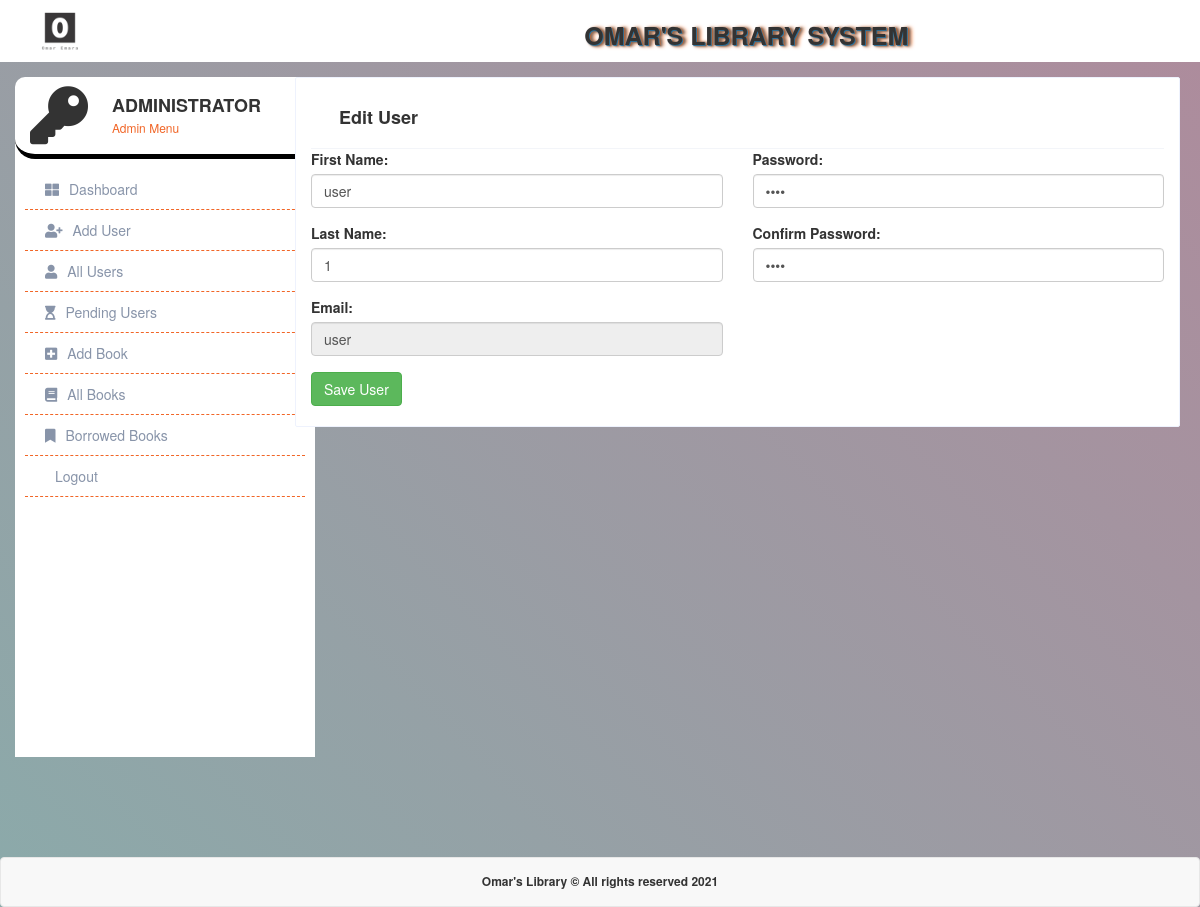
The app's page /admin-dashboard.php?menu=edit-user&id=1 (signed in) with its own data.
### tables this page shows
CREATE TABLE `user` (
  `user_id` int(11) NOT NULL,
  `user_email` varchar(100) NOT NULL,
  `first_name` varchar(30) NOT NULL,
  `last_name` varchar(30) NOT NULL,
  `is_valid` tinyint(1) NOT NULL,
  `password` varchar(30) NOT NULL
);

### functions/main.php (called while the page is built, shortened)
<?php
function getAdminInfoByid($conn, $adminid){
		$sql = mysqli_query($conn, "SELECT * FROM admin WHERE admin_id='$adminid'");
		$rw = mysqli_fetch_array($sql);
		return $rw;
}
function getUserInfoByid($conn, $userid){
		$sql = mysqli_query($conn, "SELECT * FROM user WHERE user_id='$userid'");
		$rw = mysqli_fetch_array($sql);
		return $rw;
}
?>

### includes/inc.edit-user.php (the view, shortened to what this page needs)
<div class="dashboard-caption col-lg-9 col-md-4">
<?php
    if(isset($_GET['id'])){
        $userinfo = getUserInfoByid($conn, $_GET['id']);
    }
?>
<form action="" method="post" enctype="multipart/form-data">
<div class="row">
    <div class="col-lg-12">
          <div class="dashboard-caption-header">
                <h4><i class="fa fa-pencil" aria-hidden="true"></i>Edit User</h4>
            </div>
    </div>
    <div class="col-lg-6">
        <div class="card">
            <div class="card-body">
                <div class="form-group">
                   <label class = "control-label">First Name:</label>
                        <input type = "text" class = "form-control" id = "username" value="<?php echo $userinfo['first_name']; ?>" name="firstname" placeholder="First Name" required/>
                </div>
                <div class="form-group">
                    <label class = "control-label">Last Name:</label>
                        <input type = "text" class = "form-control" id = "username" value="<?php echo $userinfo['last_name']; ?>" name="lastname" placeholder="Last Name" required/>
                </div>
                 <div class="form-group">
                   <label class = "control-label">Email:</label>
                        <input type = "text" class = "form-control" id = "username" value="<?php echo $userinfo['user_email']; ?>" name="email" placeholder="Email" required readonly/>
                </div>
            </div>
        </div>
    </div>
    <div class="col-lg-6">
        <div class="card">
            <div class="card-body">
               <div id ="" class = "form-group">
                        <label class = "control-label">Password:</label>
                        <input type = "password" class = "form-control" id ="" value="<?php echo $userinfo['password']; ?>" name="password" placeholder="Password" required/>
                    </div>
                    <div id ="" class = "form-group">
                        <label class = "control-label">Confirm Password:</label>
                        <input type = "password" class = "form-control"  name="cpassword" value="<?php echo $userinfo['password']; ?>" placeholder="Confirm Password" required/>
                    </div>
            </div>
        </div>
    </div>
    <div class="col-lg-12">
    </div>
    <div class="col-lg-12">
         <div class="card">
            <div class="card-body">
		      <input type="submit" name="save_user" class="btn btn-success mr-1" value="Save User">
            </div>
        </div>
   	</div>
</div>
</form>
</div>

### includes/inc.admin-sidebar.php
<div class="col-lg-3 col-md-4">
	<div class="side-dashboard">
		<div class="dashboard-avatar">
			<div class="dashboard-avatar-thumb">
				<i class="fa fa-key" aria-hidden="true"></i>
			</div>
			<div class="dashboard-avatar-text">
					<?php $user = getAdminInfoByid($conn, $_SESSION['admin_id']);
						echo "<h4>".$user['firstname']."</h4>";
					?>
					<p style="text-transform:none;">Admin Menu</p>
			</div>
		</div>
		<?php
			if(isset($_GET['menu'])){
				$menu=$_GET['menu'];
			}
			?>
		<div class="dashboard-menu">
			<ul>
				<li class="<?php if($menu=='dashboard'){ echo "active"; } ?>"><a href="admin-dashboard.php?menu=dashboard"><i class="fas fa-th-large"></i>Dashboard</a></li>
				<li class="<?php if($menu=='add-user'){ echo "active"; } ?>"><a href="admin-dashboard.php?menu=add-user"><i class="fa fa-user-plus" aria-hidden="true" style="margin-right: 10px;"></i>Add User</a></li>
				<li class="<?php if($menu=='all-users'){ echo "active"; } ?>"><a href="admin-dashboard.php?menu=all-users"><i class="fa fa-user" aria-hidden="true"></i>All Users</a></li>
				<li class="<?php if($menu=='pending-users'){ echo "active"; } ?>"><a href="admin-dashboard.php?menu=pending-users"><i class="fa fa-hourglass-start" aria-hidden="true"></i>Pending Users</a></li>
				<li class="<?php if($menu=='add-book'){ echo "active"; } ?>"><a href="admin-dashboard.php?menu=add-book"><i class="fa fa-plus-square" aria-hidden="true"></i>Add Book</a></li>
				<li class="<?php if($menu=='all-books'){ echo "active"; } ?>"><a href="admin-dashboard.php?menu=all-books"><i class="fa fa-book" aria-hidden="true"></i>All Books</a></li>
				<li class="<?php if($menu=='borrowed-books'){ echo "active"; } ?>"><a href="admin-dashboard.php?menu=borrowed-books"><i class="fa fa-bookmark" aria-hidden="true"></i>Borrowed Books</a></li>
				<li class="<?php if($menu=='logout.php'){ echo "active"; } ?>"><a href="./logout.php"><i class="fa fa-sign-out" aria-hidden="true"></i>Logout</a></li>
			</ul>
		</div>
	</div>
</div>

### css/style.css (style rules this page uses)
body { background-image: linear-gradient(45deg, #8baaaa 0%, #ae8b9c 100%); }
.side-dashboard { width: 300px; border-top-left-radius: 10px; border-top-right-radius: 10px; background: #fff; padding: 2rem 0; padding-top: 3px; padding-right: 0px; padding-bottom: 2rem; padding-left: 0px; margin-top: 20px; min-height: 85vh; position: fixed; }
.dashboard-avatar { width: 100%; padding-top: 6px; padding-right: 10px; padding-bottom: 10px; padding-left: 10px; text-align: left; border-bottom: 5px solid black; border-radius: 20px; margin-bottom: 10px; }
.dashboard-avatar-thumb { display: inline; }
.dashboard-avatar-thumb i { font-size: 58px; margin-left: 5px; }
.dashboard-avatar-text { display: inline-block; vertical-align: top; margin-left: 20px; }
.dashboard-avatar-text p { text-transform: lowercase; font-size: 12px; color: rgb(241 101 38); margin-bottom: 0px; }
.dashboard-avatar-text h4 { font-size: 18px; text-transform: uppercase; font-weight: bold; margin-bottom: 3px; }
.dashboard-menu ul { padding-left: 10px; padding-right: 10px; }
.dashboard-menu ul li { list-style: none; padding: 0; margin: 0; }
.dashboard-menu ul li i { margin-right: 10px; }
.dashboard-menu ul li a { color: #8894a9; width: 100%; display: inline-block; padding: 1rem 0 1rem 2rem; border-bottom: 1px dashed #f16627; }
.dashboard-caption-header { display: flex; flex-wrap: wrap; align-items: center; padding: 2rem; border-bottom: 1px solid #f3f5f9; }
.dashboard-caption { background: #fff; border-radius: 2px; border: 1px solid #eef2fd; margin-top: 20px; padding-bottom: 20px; }
.dashboard-caption-header h4 { flex: 1; font-size: 18px; font-weight: bold; margin-bottom: 0; }

### records on screen
user: firstname "user", lastname "1", email "user"

### other values on screen
$user['firstname'] "ADMINISTRATOR"
